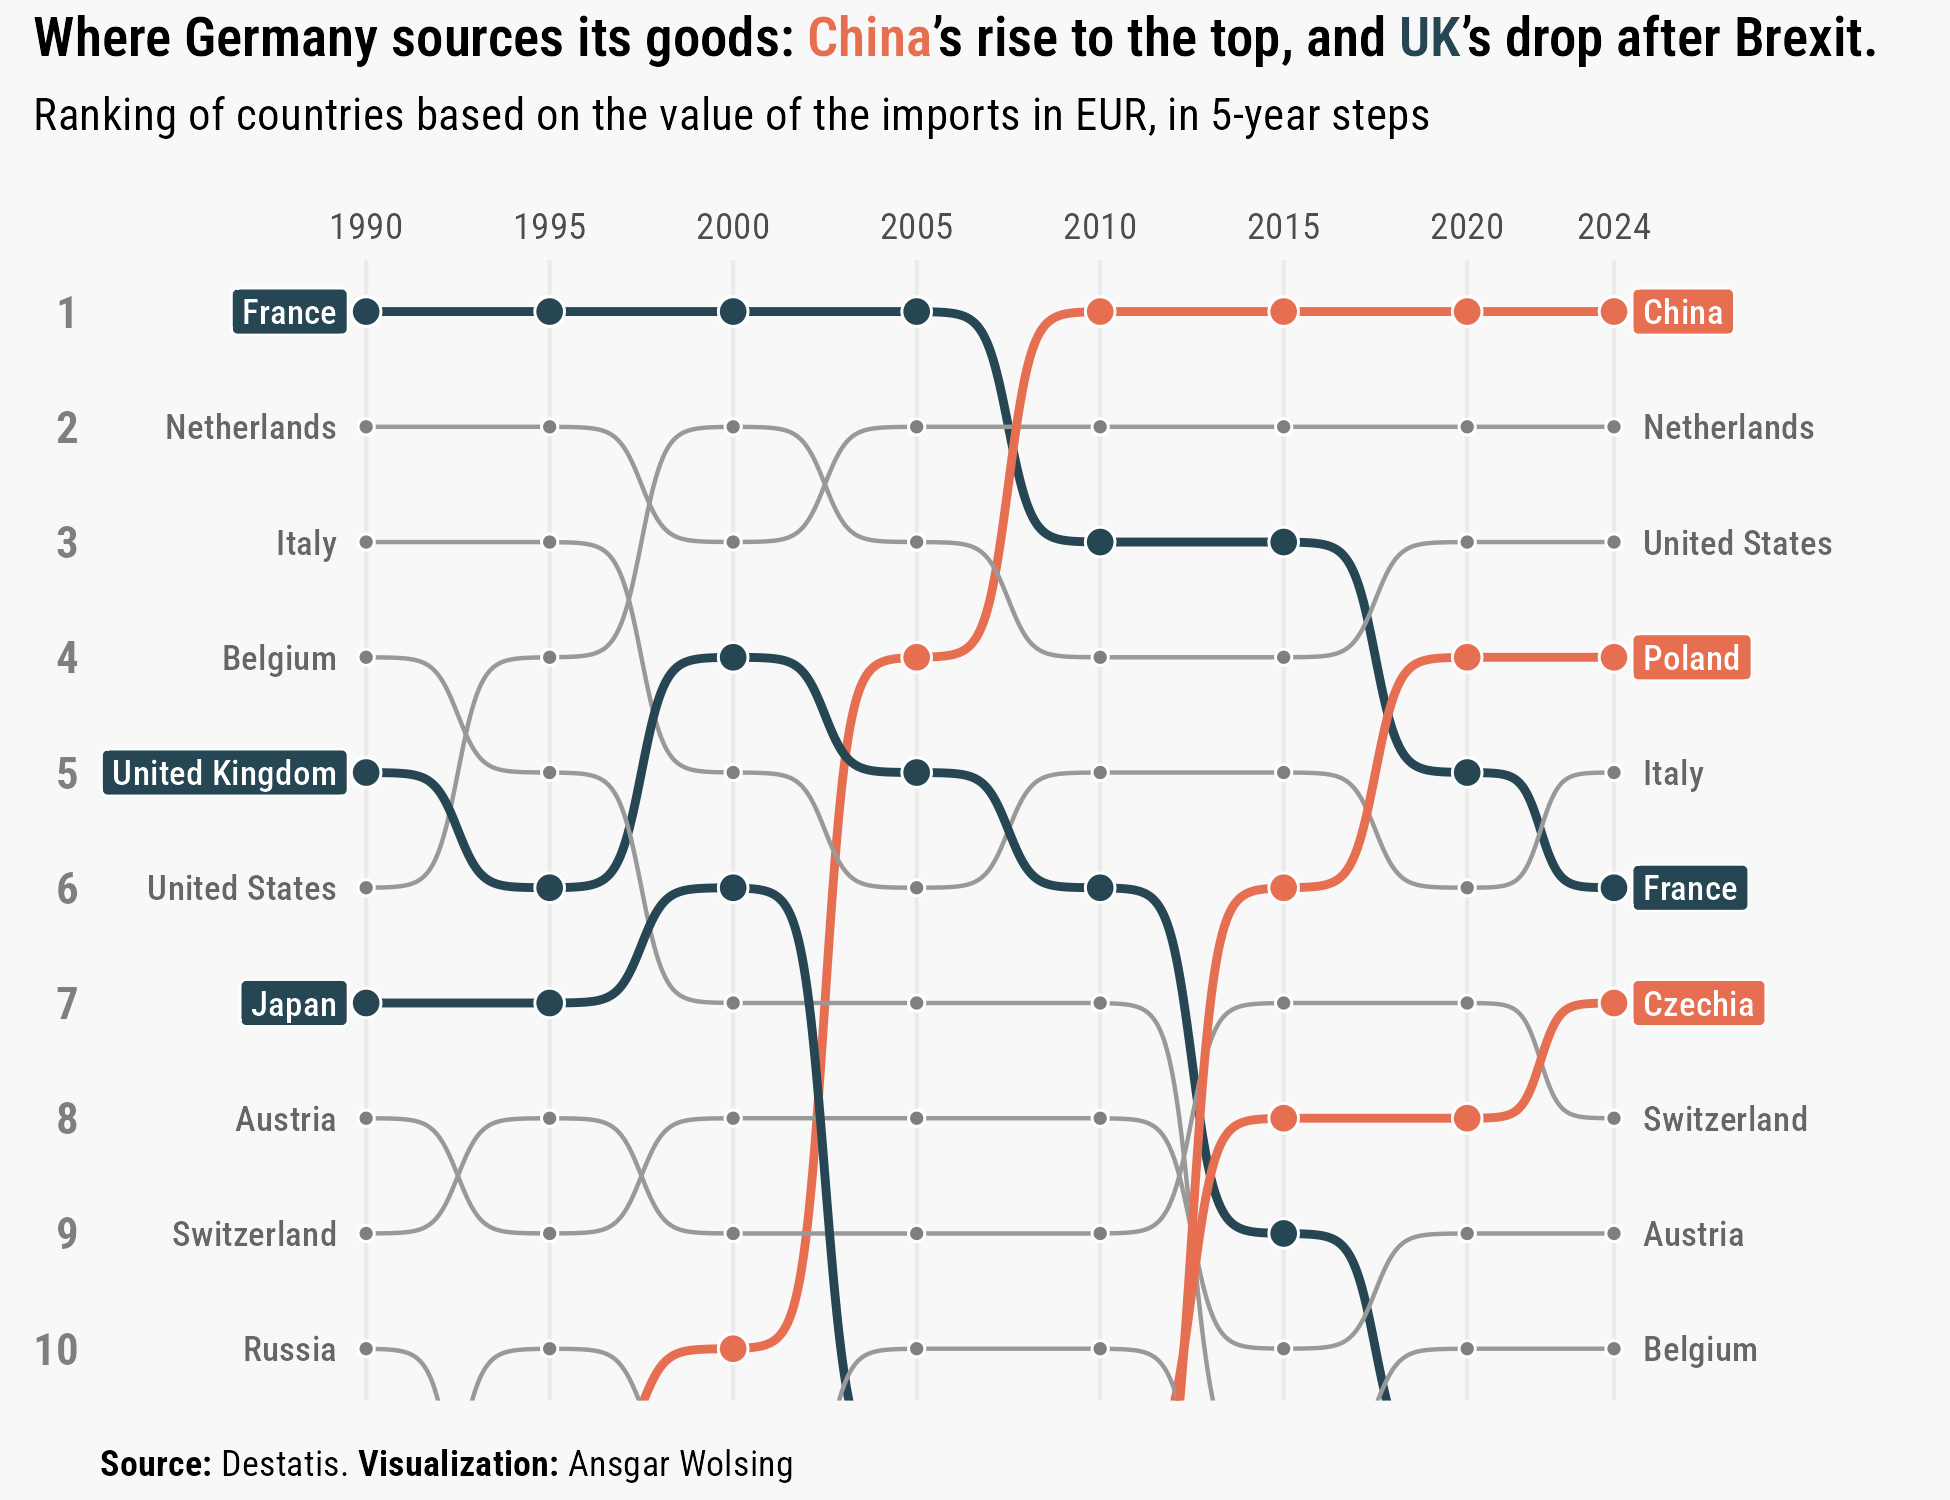

The script that saved this image:
library(tidyverse)
library(ggtext)
library(ggbump)
library(here)

base_path <- here("2025", "05")

#' Manually download the data from
#' https://www-genesis.destatis.de/datenbank/online/url/32dce506
#' Format: CSV (Flat)


df <- read_csv2(here(base_path, "51000-0003_de_flat.csv"), na = "-")

df_prep <- df |> 
  filter(value_variable_label == "Einfuhr: Wert", !is.na(value)) |> 
  select(year = time, entity = `2_variable_attribute_label`, value) |> 
  arrange(entity, year) |> 
  mutate(value = as.numeric(value) * 1000) |> 
  mutate(
    annual_rank = rank(-value),
    .by = year
  ) |> 
  # Adjust country names
  mutate(
    entity = case_match(
      entity,
      "Belgien und Luxemburg (bis 1998)" ~ "Belgien",
      "Belgien (ab 1999)" ~ "Belgien",
      "Russische Föderation (ab 05/1992)" ~ "Russland",
      "Sowjetunion (bis 04/1992)" ~ "Russland",
      "Vereinigte Staaten von Amerika" ~ "USA",
      "Tschechien (ab 1993)" ~ "Tschechien",
      .default = entity
    ),
    entity_en = countrycode::countrycode(entity, "country.name.de", "country.name")
  )


geom_label_highlight <- function(hjust, nudge_x, ...) {
  geom_label(
    ...,
    color = "white", hjust = hjust, nudge_x = nudge_x, label.r = unit(0.5, "mm"),
    show.legend = FALSE, size = 3, family = "Roboto Condensed Medium"
  )
}

geom_label_light <- function(hjust, nudge_x, ...) {
  geom_label(
    ...,
    color = "grey40", fill = NA, label.size = 0,
    hjust = hjust, nudge_x = nudge_x, label.r = unit(0.5, "mm"),
    show.legend = FALSE, size = 3, family = "Roboto Condensed Medium"
  )
}


highlight_countries = c("China", "United Kingdom", "Poland", "France", "Japan",
                        "Czechia")

# Steps (years)
steps <- 5

df_prep |>
  filter(annual_rank <= 20) |> 
  filter(year %% steps == 0 | year == max(year)) |>
  mutate(
    highlighted_country = ifelse(entity_en %in% highlight_countries, entity_en, "Other"),
    entity_en = fct_reorder(entity_en, annual_rank)
    ) |> 
  ggplot(aes(year, annual_rank, col = highlighted_country, 
             group = entity_en, fill = entity_en)) +
  geom_bump(
    aes(linewidth = ifelse(highlighted_country == "Other", 0.5, 1))
  ) +
  geom_point(
    aes(size = ifelse(highlighted_country == "Other", 1.5, 3)),
    shape = 21, col = "white",
    show.legend = FALSE
  ) +
  geom_label_highlight(
    data = ~filter(., year == min(year), highlighted_country != "Other"),
    aes(label = entity_en, fill = highlighted_country),
    hjust = 1, nudge_x = -0.5
  ) +
  geom_label_highlight(
    data = ~filter(., year == max(year), highlighted_country != "Other"),
    aes(label = entity_en, fill = highlighted_country),
    hjust = 0, nudge_x = 0.5
  ) +
  geom_label_light(
    data = ~filter(., year == min(year), highlighted_country == "Other"),
    aes(label = entity_en),
    hjust = 1, nudge_x = -0.5
  ) +
  geom_label_light(
    data = ~filter(., year == max(year), highlighted_country == "Other"),
    aes(label = entity_en, fill = highlighted_country),
    hjust = 0, nudge_x = 0.5
  ) +
  scale_x_continuous(
    breaks = c(seq(1990, 2020, steps), max(df_prep$year)),
    position = "top") +
  scale_y_reverse(breaks = seq(10, 1, -1)) +
  scale_fill_manual(
    values = c("Other" = "grey60", "China" = "#e76f51", "France" = "#264653",
               "United Kingdom" = "#264653", "Poland" = "#e76f51", 
               "Czechia" = "#e76f51",
               "Japan" = "#264653"),
    aesthetics = c("fill", "color")) +
  scale_linewidth_identity() +
  scale_size_identity() +
  coord_cartesian(xlim = c(1985, 2030), ylim = c(10, 1)) +
  guides(color = "none") +
  labs(
    title = "Where Germany sources its goods: 
    <span style='color:#e76f51'>China</span>'s rise to the top,
    and <span style='color:#264653'>UK</span>'s drop after Brexit.",
    subtitle = "Ranking of countries based on the value of the imports in EUR,
    in 5-year steps",
    caption = "**Source:** Destatis. **Visualization:** Ansgar Wolsing",
  ) +
  theme_minimal(base_family = "Roboto Condensed") +
  theme(
    plot.background = element_rect(color = "#F8F8F8", fill = "#F8F8F8"),
    plot.title = element_markdown(
      family = "Roboto Condensed SemiBold", lineheight = 1.05),
    plot.title.position = "plot",
    plot.subtitle = element_textbox(
      width = 1, lineheight = 1.2, margin = margin(t = 2, b = 16)),
    plot.caption = element_markdown(
      hjust = 0, margin = margin(t = 12, b = 0)),
    plot.margin = margin(t = 4, r = 8, b = 4, l = 8),
    panel.grid.major.y = element_blank(),
    panel.grid.minor.x = element_blank(),
    panel.grid.minor.y = element_blank(),
    axis.title = element_blank(),
    axis.text = element_text(family = "Roboto Condensed", size = 9),
    axis.text.y = element_text(
      family = "Roboto Condensed Bold", size = 11, color = "grey50")
  )
ggsave(here(base_path, "05-ranking.png"), width = 6.5, height = 5, scale = 1)
